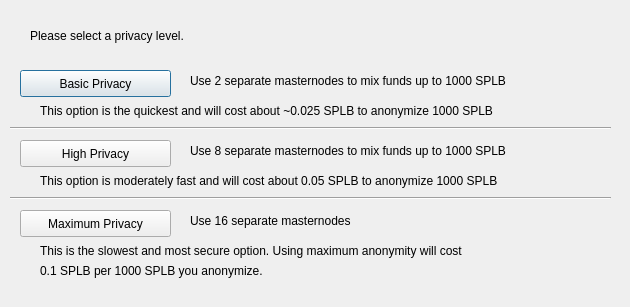
<?xml version="1.0" encoding="UTF-8"?>
<ui version="4.0">
 <class>DarksendConfig</class>
 <widget class="QDialog" name="DarksendConfig">
  <property name="geometry">
   <rect>
    <x>0</x>
    <y>0</y>
    <width>630</width>
    <height>307</height>
   </rect>
  </property>
  <property name="windowTitle">
   <string>Configure PrivateSend</string>
  </property>
  <widget class="QPushButton" name="buttonBasic">
   <property name="geometry">
    <rect>
     <x>20</x>
     <y>70</y>
     <width>151</width>
     <height>27</height>
    </rect>
   </property>
   <property name="text">
    <string>Basic Privacy</string>
   </property>
  </widget>
  <widget class="QPushButton" name="buttonHigh">
   <property name="geometry">
    <rect>
     <x>20</x>
     <y>140</y>
     <width>151</width>
     <height>27</height>
    </rect>
   </property>
   <property name="text">
    <string>High Privacy</string>
   </property>
  </widget>
  <widget class="QPushButton" name="buttonMax">
   <property name="geometry">
    <rect>
     <x>20</x>
     <y>210</y>
     <width>151</width>
     <height>27</height>
    </rect>
   </property>
   <property name="text">
    <string>Maximum Privacy</string>
   </property>
  </widget>
  <widget class="QLabel" name="label">
   <property name="geometry">
    <rect>
     <x>30</x>
     <y>20</y>
     <width>571</width>
     <height>31</height>
    </rect>
   </property>
   <property name="text">
    <string>Please select a privacy level.</string>
   </property>
  </widget>
  <widget class="QLabel" name="label_2">
   <property name="geometry">
    <rect>
     <x>190</x>
     <y>70</y>
     <width>421</width>
     <height>21</height>
    </rect>
   </property>
   <property name="text">
    <string>Use 2 separate masternodes to mix funds up to 1000 SPLB</string>
   </property>
  </widget>
  <widget class="QLabel" name="label_3">
   <property name="geometry">
    <rect>
     <x>190</x>
     <y>140</y>
     <width>411</width>
     <height>21</height>
    </rect>
   </property>
   <property name="text">
    <string>Use 8 separate masternodes to mix funds up to 1000 SPLB</string>
   </property>
  </widget>
  <widget class="QLabel" name="label_4">
   <property name="geometry">
    <rect>
     <x>190</x>
     <y>210</y>
     <width>421</width>
     <height>21</height>
    </rect>
   </property>
   <property name="text">
    <string>Use 16 separate masternodes</string>
   </property>
  </widget>
  <widget class="QLabel" name="label_6">
   <property name="geometry">
    <rect>
     <x>40</x>
     <y>100</y>
     <width>561</width>
     <height>21</height>
    </rect>
   </property>
   <property name="text">
    <string>This option is the quickest and will cost about ~0.025 SPLB to anonymize 1000 SPLB</string>
   </property>
  </widget>
  <widget class="QLabel" name="label_7">
   <property name="geometry">
    <rect>
     <x>40</x>
     <y>170</y>
     <width>561</width>
     <height>21</height>
    </rect>
   </property>
   <property name="text">
    <string>This option is moderately fast and will cost about 0.05 SPLB to anonymize 1000 SPLB</string>
   </property>
  </widget>
  <widget class="QLabel" name="label_8">
   <property name="geometry">
    <rect>
     <x>40</x>
     <y>240</y>
     <width>561</width>
     <height>21</height>
    </rect>
   </property>
   <property name="text">
    <string>This is the slowest and most secure option. Using maximum anonymity will cost</string>
   </property>
  </widget>
  <widget class="QLabel" name="label_9">
   <property name="geometry">
    <rect>
     <x>40</x>
     <y>260</y>
     <width>561</width>
     <height>21</height>
    </rect>
   </property>
   <property name="text">
    <string>0.1 SPLB per 1000 SPLB you anonymize.</string>
   </property>
  </widget>
  <widget class="Line" name="line">
   <property name="geometry">
    <rect>
     <x>10</x>
     <y>120</y>
     <width>601</width>
     <height>16</height>
    </rect>
   </property>
   <property name="orientation">
    <enum>Qt::Horizontal</enum>
   </property>
  </widget>
  <widget class="Line" name="line_2">
   <property name="geometry">
    <rect>
     <x>10</x>
     <y>190</y>
     <width>601</width>
     <height>16</height>
    </rect>
   </property>
   <property name="orientation">
    <enum>Qt::Horizontal</enum>
   </property>
  </widget>
 </widget>
 <resources/>
 <connections/>
</ui>
